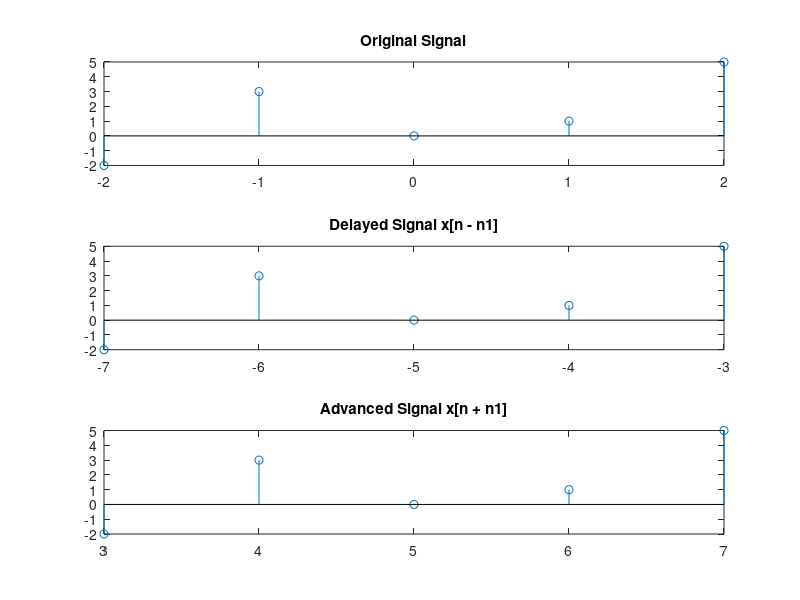

Write MATLAB code to recreate this figure.
clc;
clear all;
close all;

n1 = input('Enter amount to be delayed (n1): ');
n2 = input('Enter amount to be advanced (n2): ');
n = -2 : 2;
x = [-2 3 0 1 5];

figure(73050);
subplot(3, 1, 1);
stem(n, x);
title('Original Signal');

m = n - n1;
subplot(3, 1, 2);
stem(m, x);
title('Delayed Signal x[n - n1]');

m = n + n1;
subplot(3, 1, 3);
stem(m, x);
title('Advanced Signal x[n + n1]');